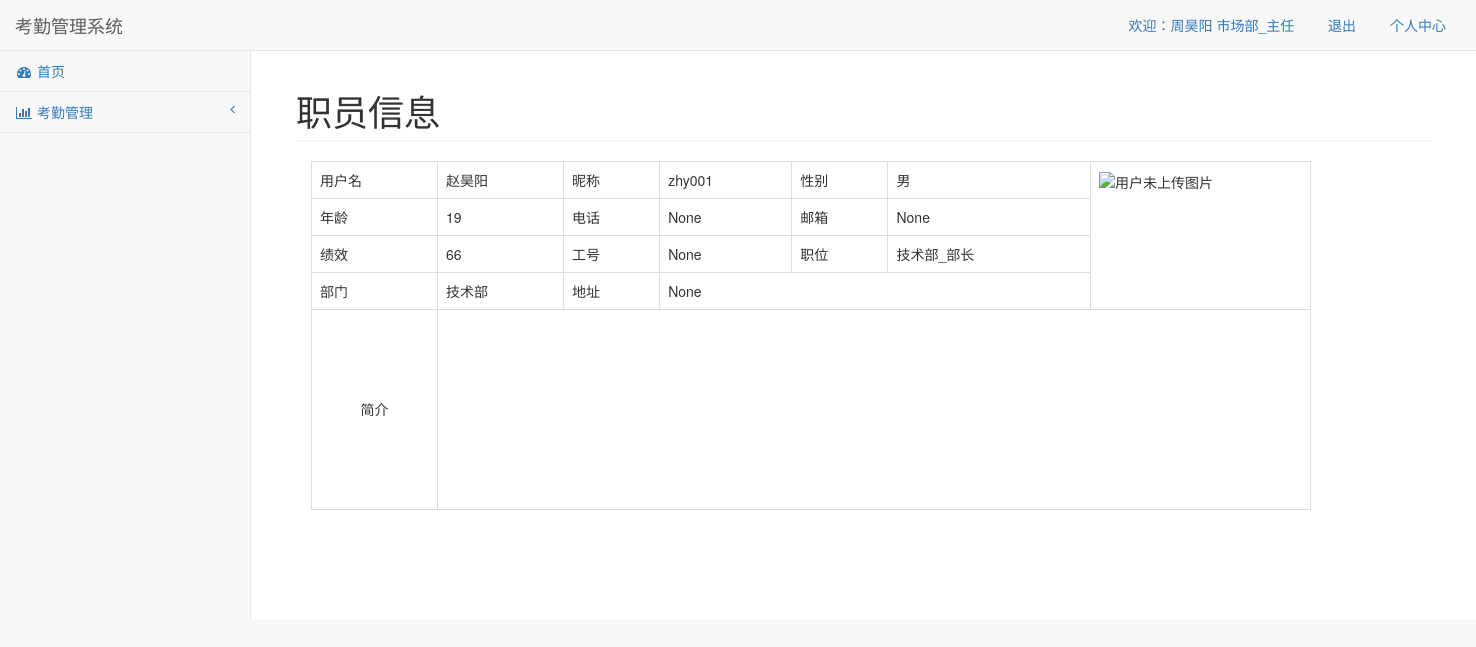
Screenshot of /detail_person/1 (signed in) with the database file from the repository.
### BluePrint/user/models.py (models this page shows, shortened)
class Base(db.Model):
    __abstract__ = True
    id = db.Column(db.Integer, primary_key=True, autoincrement=True)

class Person(Base):
    username = db.Column(db.String(100), unique=True)
    password = db.Column(db.String(100))
    nickname = db.Column(db.String(100))
    gender = db.Column(db.String(32), nullable=True)
    age = db.Column(db.Integer, nullable=True)
    wordid = db.Column(db.String(32), nullable=True)
    phone = db.Column(db.String(64), nullable=True)
    email = db.Column(db.String(64), nullable=True)
    photo = db.Column(db.String(64), nullable=True)
    address = db.Column(db.Text, nullable=True)
    score = db.Column(db.Integer, nullable=True)
    position_id = db.Column(db.Integer, db.ForeignKey("position.id"))
    person_attendances_map = db.relationship(
        "Attendance",
        backref='attendance_person_map',
        cascade="all,delete-orphan"
    )

class Position(Base):
    name = db.Column(db.String(32))
    level = db.Column(db.Integer)
    department_id = db.Column(db.Integer, db.ForeignKey("department.id"))
    position_permission_map = db.relationship(
        "Permission",
        secondary='position_permission',
        backref='permission_position_map'
    )
    position_person_map = db.relationship(
        "Person",
        backref="person_position_map",
        cascade="all,delete-orphan"
    )

class Department(Base):
    name = db.Column(db.String(32))
    description = db.Column(db.Text)
    department_position_map = db.relationship(
        "Position",
        backref="position_department_map",  # 提供给职位表查询每个职位所属的部门对象
        cascade="all,delete-orphan"
    )

### BluePrint/user/views.py (the view)
@user_print.route('/detail_person/<int:id>')
@login_check
def detail_person(id):
    person = Person.query.get(id)
    return render_template('detail_person.html', **locals())

### BluePrint/user/f_tools.py (called while the page is built)
def login_check(fun):
    @wraps(fun)
    def inner(*args, **kwargs):
        user_id = request.cookies.get("user_id")
        username = request.cookies.get("username")
        if username and user_id:
            user = Person.query.filter(Person.id == int(user_id)).first()
            if user.username == username:
                return fun(*args, **kwargs)
        return redirect('/login')
    return inner

### BluePrint/templates/detail_person.html (shortened to what this page needs)
{% extends 'base.html' %}
{% block header %}职员信息{% endblock %}
{% block content %}
   <div class="container">
    <table class="table table-bordered" style="width: 1000px;">
        <tr>
            <td>用户名</td>
            <td>{{ person.username }}</td>
            <td class="col">昵称</td>
            <td>{{person.nickname}}</td>
            <td>性别</td>
            <td>{{ person.gender }}</td>
            <td rowspan="4" width="220"><img src="/static/img/{{ person.photo }}" alt="用户未上传图片" style="width: 200px;height: 150px"></td>
        </tr>
        <tr>
            <td>年龄</td>
            <td>{{ person.age }}</td>
            <td>电话</td>
            <td>{{person.phone}}</td>
            <td>邮箱</td>
            <td>{{person.email}}</td>
        </tr>
        <tr>
            <td>绩效</td>
            <td>{{person.score}}</td>
            <td>工号</td>
            <td>{{person.wordid}}</td>
            <td>职位</td>
            <td>{{person.person_position_map.name}}</td>
        </tr>
        <tr>
            <td>部门</td>
            <td>{{person.person_position_map.position_department_map.name}}</td>
            <td>地址</td>
            <td colspan="3">{{person.address}}</td>
        </tr>
        <tr>
            <td style="text-align: center;vertical-align: middle">
                简介
            </td>
            <td height="200px" colspan="6"></td>
        </tr>
    </table>
</div>
{% endblock %}

### BluePrint/templates/base.html (shortened to what this page needs)
<!DOCTYPE html>
<html lang="en">
<head>
    <link href="/static/lib/sb-admin/vendor/bootstrap/css/bootstrap.min.css" rel="stylesheet">
    <link href="/static/lib/sb-admin/vendor/metisMenu/metisMenu.min.css" rel="stylesheet">
    <link href="/static/lib/sb-admin/dist/css/sb-admin-2.css" rel="stylesheet">
    <link href="/static/lib/sb-admin/vendor/font-awesome/css/font-awesome.min.css" rel="stylesheet" type="text/css">
</head>
<body>
<div id="wrapper">
    <nav class="navbar navbar-default navbar-static-top" role="navigation" style="margin-bottom: 0">
        <div class="navbar-header">
            <a class="navbar-brand" href="/">考勤管理系统</a>
        </div>
        <ul class="nav navbar-top-links navbar-right">
            <li>
                <a>欢迎：<span>{{ session.username }} {{ middleware_template().job }}</span></a>
            </li>
            <li>
                <a href="/logout">退出</a>
            </li>
            <li>
                <a href="profile.html">个人中心</a>
            </li>
        </ul>
        <div class="navbar-default sidebar" role="navigation">
            <div class="sidebar-nav navbar-collapse">
                <ul class="nav" id="side-menu">
                    <li>
                        <a href="/"><i class="fa fa-dashboard fa-fw"></i> 首页</a>
                    </li>
                    <li>
                        <a href="#"><i class="fa fa-bar-chart-o fa-fw"></i> 考勤管理<span class="fa arrow"></span></a>
                    </li>
                </ul>
            </div>
        </div>
    </nav>
    <div id="page-wrapper">
        <div class="container-fluid">
            <div class="row">
                <div class="col-lg-12">
                    <h1 class="page-header">{% block header %} {% endblock %}</h1>
                </div>
            </div>
            {% block content %} {% endblock %}
        </div>
    </div>
</div>
</body>
</html>

### rows the page displays
Person: username "周昊阳"
Position: name+level "市场部_主任"
Person: username "赵昊阳", nickname "zhy001", gender "男", age "19", phone "None", email "None", score "66", wordid "None", address "None"
Position: person_position_map.name "技术部_部长"
Department: person_position_map.position_department_map.name "技术部"
